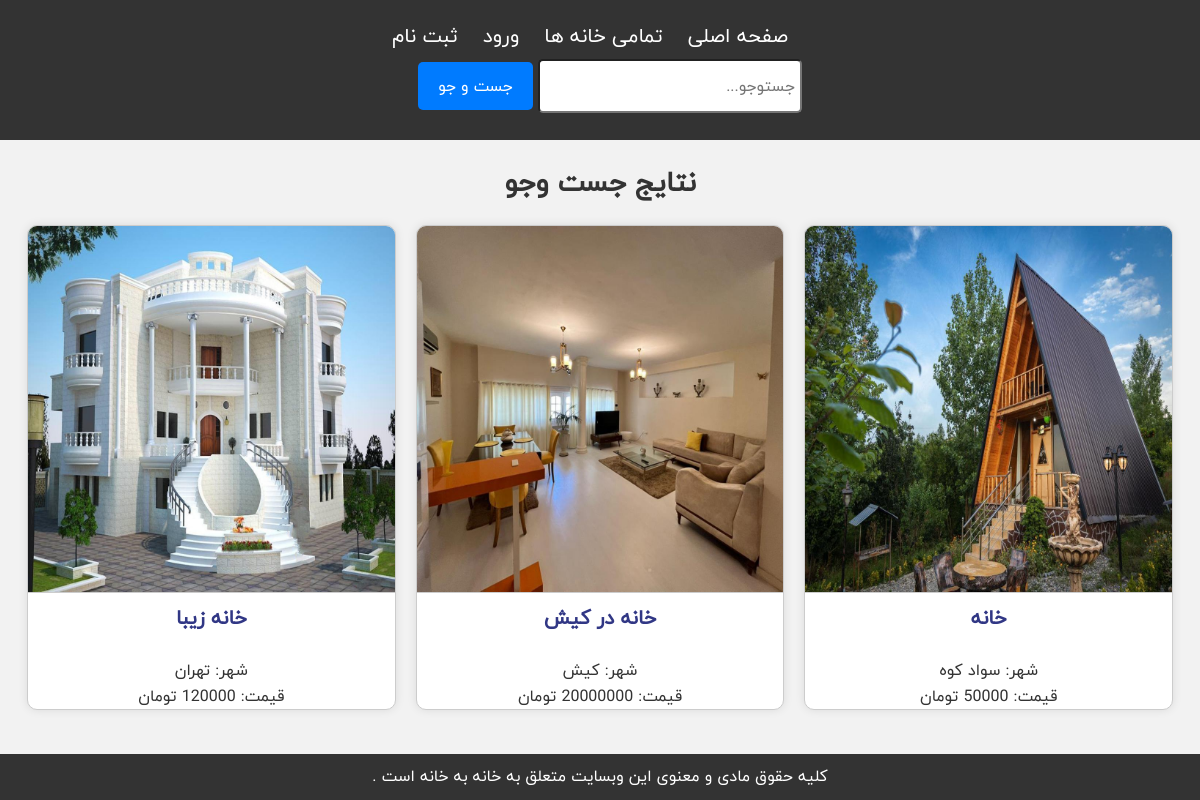
The app's page /search/ with its own data.
### reservations/models.py (models this page shows, shortened)
class House(models.Model):
    name = models.CharField(max_length=100)
    image = models.ImageField(upload_to='house_images/')
    city = models.CharField(max_length=100)
    number_of_rooms = models.IntegerField()
    area = models.FloatField()
    number_of_parkings = models.IntegerField()
    capacity = models.IntegerField()
    price_per_day = models.IntegerField()
    pool = models.BooleanField(default=False)
    oven = models.BooleanField(default=False)
    user = models.ForeignKey(User, on_delete=models.CASCADE)
    is_active = models.BooleanField(default=True)

### reservations/views.py (the view)
# urls.py: path('search/', search, name='search'),
def search(request):
    query = request.GET.get('q')
    if query:
        houses = House.objects.filter(name__icontains=query)
    else:
        houses = House.objects.all()
    return render(request, 'reservations/search_results.html', {'houses': houses, 'query': query})

### reservations/templates/reservations/search_results.html (shortened to what this page needs)
{% extends 'reservations/base.html' %}
{% block content %}
<h1>نتایج جست وجو</h1>
{% if houses %}
    <div class="house-grid">
        {% for house in houses %}
            <div class="house-card">
                <img src="{{ house.image.url }}" alt="{{ house.name }}">
                <h2><a href="{% url 'house_detail' house.pk %}">{{ house.name }}</a></h2>
                <p>شهر: {{ house.city }}</p>
                <p>قیمت: {{ house.price_per_day }} تومان</p>
            </div>
        {% endfor %}
    </div>
{% else %}
    <p>No houses found for query "{{ query }}".</p>
{% endif %}
{% endblock %}

### reservations/templates/reservations/base.html (shortened to what this page needs)
<!DOCTYPE html>
<html lang="fa" dir="rtl">
<head>
    {% load static %}
    <link rel="stylesheet" href="{% static 'css/styles.css' %}">
    <link href="https://cdn.jsdelivr.net/npm/iransans-fontface@0.1.1/css/iransans/iransans-fontface.min.css" rel="stylesheet">
    <link rel="stylesheet" href="https://code.jquery.com/ui/1.12.1/themes/base/jquery-ui.css">
</head>
<body>
    <header>
        <nav>
            <ul>
                <li><a href="{% url 'home' %}">صفحه اصلی</a></li>
                <li><a href="{% url 'house_list' %}">تمامی خانه ها</a></li>
                {% if user.is_authenticated %}
                    <li class="dropdown">
                        <a href="#" class="dropbtn"> {{ user.first_name }} عزیز خوش امدید  &#9660;</a>
                        <div class="dropdown-content">
                            <a href="{% url 'user_info' %}">اطلاعات کاربر</a>
                            <a href="{% url 'user_orders' %}">سفارشات</a>
                            {% if user.role == 2 %}
                                <a href="{% url 'host_reservations' %}">رزرو ها</a>
                            {% endif %}
                            <a href="{% url 'logout' %}">خروج</a>
                        </div>
                    </li>
                    {% if user.role == 2 %}
                        <li class="dropdown">
                            <a href="#" class="dropbtn">مدیریت &#9660;</a>
                            <div class="dropdown-content">
                                <a href="{% url 'house_create' %}">اضافه کردن</a>
                                <a href="{% url 'host_houses' %}">خانه ها</a>
                            </div>
                        </li>
                    {% endif %}
                    {% if user.is_superuser %}
                        <li class="dropdown">
                            <a href="#" class="dropbtn">مدیریت  &#9660;</a>
                            <div class="dropdown-content">
                                <a href="{% url 'admin_panel' %}">پنل ادمین</a>
                            </div>
                        </li>
                    {% endif %}
                {% else %}
                    <li><a href="{% url 'login' %}">ورود</a></li>
                    <li><a href="{% url 'signup' %}">ثبت نام</a></li>
                {% endif %}
            </ul>
            <form method="get" action="{% url 'search' %}" class="center search-form">
                <input type="text" name="q" placeholder="جستوجو..." required>
                <button type="submit">جست و جو</button>
            </form>
        </nav>
    </header>
    <main class="center">
        {% block content %}{% endblock %}
    </main>
</body>
<footer>
    <p>  کلیه حقوق مادی و معنوی این وبسایت متعلق به خانه به خانه است .  </p>
</footer>
</html>

### reservations/static/css/styles.css (style rules this page uses)
* { font-family: "Qs Iranyekan", Arial, sans-serif; }
body, h1, h2, h3, p, ul, li { margin: 0; padding: 0; box-sizing: border-box; }
body { font-family: "Qs Iranyekan", Arial, sans-serif; background-color: #f2f2f2; color: #333; line-height: 1.6; }
header { background-color: #333; color: #fff; padding: 20px 0; text-align: center; }
header nav ul { list-style-type: none; }
header nav ul li { display: inline; margin-right: 20px; }
header nav ul li a { color: #fff; text-decoration: none; }
.search-form { display: inline-block; margin-left: 20px; }
.search-form input[type="text"] { padding: 5px; font-size: 16px; width: 250px; border-radius: 5px; height:40px ; }
.search-form button { padding: 5px 10px; font-size: 16px; background-color: #007bff; color: #fff; border: none; cursor: pointer; }
main { padding: 20px; margin-bottom: 20px; }
h1, h2 { margin-bottom: 20px; font-size: 28px; text-align: center; }
.house-grid { display: flex; flex-wrap: wrap; justify-content: center; gap: 20px; }
.house-card { background-color: #fff; border: 1px solid #ccc; border-radius: 10px; overflow: hidden; box-shadow: 0 0 10px rgba(0, 0, 0, 0.1); width: calc(33.333% - 20px); margin-bottom: 20px; display: flex; flex-direction: column; align-items: center; }
.house-card img { width: 100%; height: auto; border-bottom: 1px solid #ccc; }
.center { text-align: center; }
footer { background-color: #333; color: #fff; text-align: center; padding: 10px 0; position: fixed; bottom: 0; width: 100%; }
button[type="submit"] { background-color: #007bff; margin-top: 10px; margin-bottom: 10px; color: #fff; padding: 10px 20px; border: none; border-radius: 5px; cursor: pointer; font-size: 16px; }
a { text-decoration: none; color: #313785; font-size: 20px; }

### records on screen
House: image (picture), name "خانه", city "سواد کوه", price_per_day "50000"
House: image (picture), name "خانه در کیش", city "کیش", price_per_day "20000000"
House: image (picture), name "خانه زیبا", city "تهران", price_per_day "120000"
